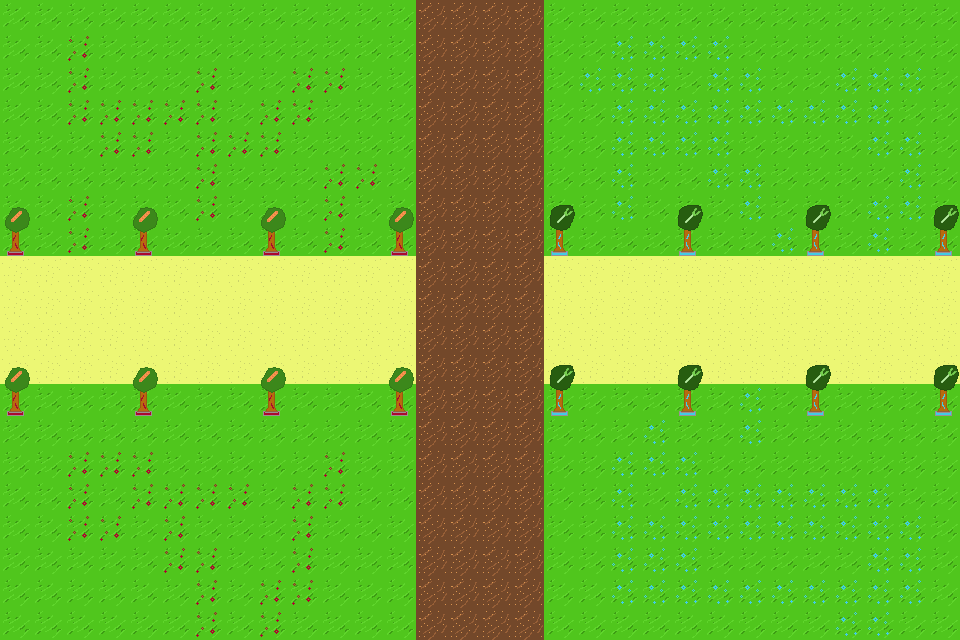

Below is a game level as drawn by its tile map, then a one-line description and the .tmx file that defines it, in full:
An orthogonal 30x20 tile map with 32x32 px tiles, 2 tile layers (Tile Layer 1, Trees).

<map version="1.10" tiledversion="1.11.2" orientation="orthogonal" renderorder="right-down" width="30" height="20" tilewidth="32" tileheight="32" infinite="0" nextlayerid="4" nextobjectid="1">
 <editorsettings>
  <export target="teto_map.lua" format="lua" />
 </editorsettings>
 <tileset firstgid="1" name="TetoTileSet" tilewidth="32" tileheight="32" tilecount="20" columns="4">
  <image source="tileSet.png" width="128" height="160" />
 </tileset>
 <layer id="2" name="Tile Layer 1" width="30" height="20">
  <data encoding="csv">
1,1,1,1,1,1,1,1,1,1,1,1,1,4,4,4,4,1,1,1,1,1,1,1,1,1,1,1,1,1,
1,1,1,1,1,1,1,1,1,1,1,1,1,4,4,4,4,1,1,1,1,1,1,1,1,1,1,1,1,1,
1,1,1,1,1,1,1,1,1,1,1,1,1,4,4,4,4,1,1,1,1,1,1,1,1,1,1,1,1,1,
1,1,1,1,1,1,1,1,1,1,1,1,1,4,4,4,4,1,1,1,1,1,1,1,1,1,1,1,1,1,
1,1,1,1,1,1,1,1,1,1,1,1,1,4,4,4,4,1,1,1,1,1,1,1,1,1,1,1,1,1,
1,1,1,1,1,1,1,1,1,1,1,1,1,4,4,4,4,1,1,1,1,1,1,1,1,1,1,1,1,1,
1,1,1,1,1,1,1,1,1,1,1,1,1,4,4,4,4,1,1,1,1,1,1,1,1,1,1,1,1,1,
1,1,1,1,1,1,1,1,1,1,1,1,1,4,4,4,4,1,1,1,1,1,1,1,1,1,1,1,1,1,
17,17,17,17,17,17,17,17,17,17,17,17,17,4,4,4,4,17,17,17,17,17,17,17,17,17,17,17,17,17,
17,17,17,17,17,17,17,17,17,17,17,17,17,4,4,4,4,17,17,17,17,17,17,17,17,17,17,17,17,17,
17,17,17,17,17,17,17,17,17,17,17,17,17,4,4,4,4,17,17,17,17,17,17,17,17,17,17,17,17,17,
17,17,17,17,17,17,17,17,17,17,17,17,17,4,4,4,4,17,17,17,17,17,17,17,17,17,17,17,17,17,
1,1,1,1,1,1,1,1,1,1,1,1,1,4,4,4,4,1,1,1,1,1,1,1,1,1,1,1,1,1,
1,1,1,1,1,1,1,1,1,1,1,1,1,4,4,4,4,1,1,1,1,1,1,1,1,1,1,1,1,1,
1,1,1,1,1,1,1,1,1,1,1,1,1,4,4,4,4,1,1,1,1,1,1,1,1,1,1,1,1,1,
1,1,1,1,1,1,1,1,1,1,1,1,1,4,4,4,4,1,1,1,1,1,1,1,1,1,1,1,1,1,
1,1,1,1,1,1,1,1,1,1,1,1,1,4,4,4,4,1,1,1,1,1,1,1,1,1,1,1,1,1,
1,1,1,1,1,1,1,1,1,1,1,1,1,4,4,4,4,1,1,1,1,1,1,1,1,1,1,1,1,1,
1,1,1,1,1,1,1,1,1,1,1,1,1,4,4,4,4,1,1,1,1,1,1,1,1,1,1,1,1,1,
1,1,1,1,1,1,1,1,1,1,1,1,1,4,4,4,4,1,1,1,1,1,1,1,1,1,1,1,1,1
</data>
 </layer>
 <layer id="3" name="Trees" width="30" height="20">
  <data encoding="csv">
0,0,0,0,0,0,0,0,0,0,0,0,0,0,0,0,0,0,0,0,0,0,0,0,0,0,0,0,0,0,
0,0,2,0,0,0,0,0,0,0,0,0,0,0,0,0,0,0,0,3,3,3,3,0,0,0,0,0,0,0,
0,0,2,0,0,0,2,0,0,2,2,0,0,0,0,0,0,0,3,3,3,0,3,3,0,0,3,3,3,0,
0,0,2,2,2,2,2,0,2,2,0,0,0,0,0,0,0,0,0,3,3,3,3,3,3,3,3,3,0,0,
0,0,0,2,2,0,2,2,2,0,0,0,0,0,0,0,0,0,0,3,3,3,3,0,0,0,0,3,3,0,
0,0,0,0,0,0,2,0,0,0,2,2,0,0,0,0,0,0,0,3,0,0,3,3,0,0,0,0,3,0,
15,0,2,0,15,0,2,0,15,0,2,0,15,0,0,0,0,16,0,3,0,16,0,3,0,16,0,3,3,16,
13,0,2,0,13,0,0,0,13,0,2,0,13,0,0,0,0,14,0,0,0,14,0,0,3,14,0,3,0,14,
0,0,0,0,0,0,0,0,0,0,0,0,0,0,0,0,0,0,0,0,0,0,0,0,0,0,0,0,0,0,
0,0,0,0,0,0,0,0,0,0,0,0,0,0,0,0,0,0,0,0,0,0,0,0,0,0,0,0,0,0,
0,0,0,0,0,0,0,0,0,0,0,0,0,0,0,0,0,0,0,0,0,0,0,0,0,0,0,0,0,0,
15,0,0,0,15,0,0,0,15,0,0,0,15,0,0,0,0,16,0,0,0,16,0,0,0,16,0,0,0,16,
13,0,0,0,13,0,0,0,13,0,0,0,13,0,0,0,0,14,0,0,0,14,0,3,0,14,0,0,0,14,
0,0,0,0,0,0,0,0,0,0,0,0,0,0,0,0,0,0,0,0,3,0,0,3,0,0,0,0,0,0,
0,0,2,2,2,0,0,0,0,0,2,0,0,0,0,0,0,0,0,3,3,3,0,0,0,0,0,0,0,0,
0,0,2,0,2,2,2,2,0,2,2,0,0,0,0,0,0,0,0,3,0,3,3,3,3,3,3,3,0,0,
0,0,2,2,0,2,0,0,0,2,0,0,0,0,0,0,0,0,0,3,3,3,3,3,3,3,3,3,3,0,
0,0,0,0,0,2,2,0,0,2,0,0,0,0,0,0,0,0,0,3,3,3,0,0,0,0,0,3,3,0,
0,0,0,0,0,0,2,0,2,2,0,0,0,0,0,0,0,0,0,3,3,3,3,3,3,3,3,3,3,0,
0,0,0,0,0,0,2,0,2,0,0,0,0,0,0,0,0,0,0,0,0,0,0,0,0,0,3,3,0,0
</data>
 </layer>
</map>
